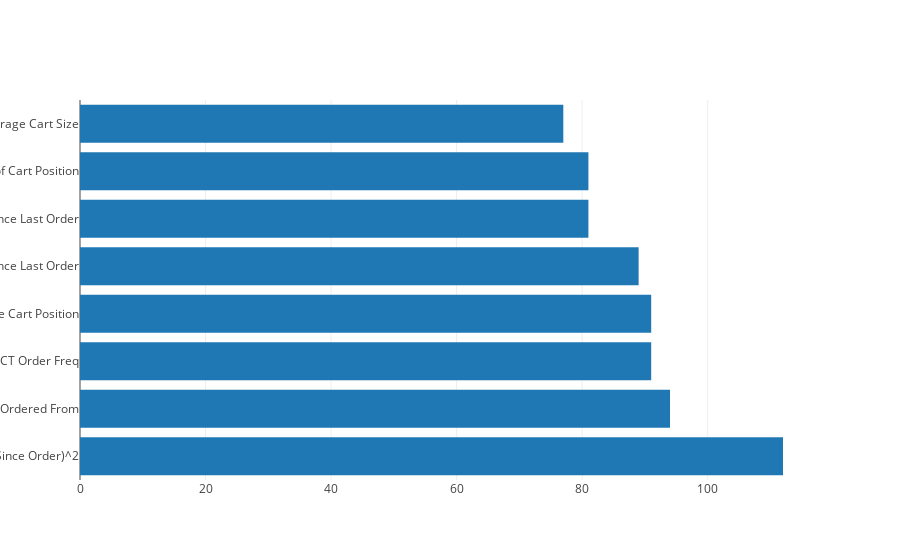

Source (notebook cell):
### Code cell
data = [go.Bar(
            x=y,
            y=x,
            orientation = 'h'
)]

py.offline.iplot(data, filename='horizontal-bar')

### Figure 1 — Plotly figure (JSON) as saved in the notebook; plotly's stock layout.template omitted (floating-point values rounded to 4 significant figures)
{"data": [{"orientation": "h", "type": "bar", "uid": "559228fa-dcd1-11e8-a912-f45c89b038b7", "x": [112, 94, 91, 91, 89, 81, 81, 77], "y": ["(USER_Days Since Order)^2", "USER_Total Aisles Ordered From", "USER_PRODUCT Order Freq", "PRODUCT_Average Cart Position", "USER_Days Since Last Order", "USER_Average Days Since Last Order", "PRODUCT_ Standard Dev of Cart Position", "USER_Average Cart Size"]}], "layout": {}}
